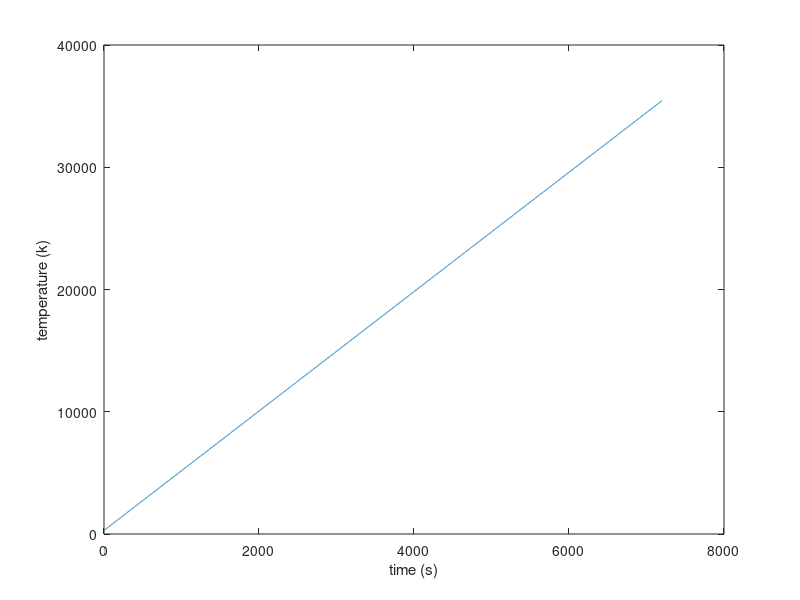

This chart was generated by the following MATLAB code:
I = 8.4; %A, current
WireLength = 5;%m
WireRadius = 0.002;%m
Density = 2698.9;%kg/m3
MeltingPoint = 993.52;%K
p = 2.6548e-05;%olhm-m , ElectricalResistivity 
InitTemp = 293.15;%K
C = 900.162; %J/kg/K , SpecificHeat

t = 0:1:7200;%time
m = ((pi*WireRadius^2)*WireLength)*Density;
R = p*WireLength/(pi*WireRadius^2);

Power = (I^2)*R;
Energy = Power.*t;
dT = Energy./(m*C);
T = InitTemp + dT;

plot(t ,T);
xlabel('time (s)');
ylabel('temperature (k)');


if (max(T) >MeltingPoint)
    fprintf('wire reaches melting point \n');
end

fprintf('max temp: %d kelvin',max(T));
